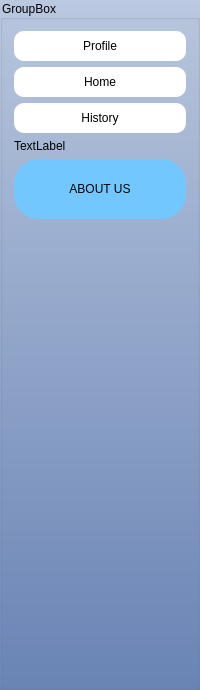
      <widget class="QGroupBox" name="groupBox">
       <property name="styleSheet">
        <string notr="true">QGroupBox
{
	background-color: qlineargradient(spread:pad, x1:0.5, y1:0, x2:0.5, y2:1, stop:0 rgba(186, 200, 224, 255), stop:1 rgba(106, 133, 182, 255));
}</string>
       </property>
       <property name="title">
        <string>GroupBox</string>
       </property>
       <layout class="QGridLayout" name="gridLayout">
        <item row="1" column="0">
         <spacer name="verticalSpacer_3">
          <property name="orientation">
           <enum>Qt::Orientation::Vertical</enum>
          </property>
          <property name="sizeHint" stdset="0">
           <size>
            <width>20</width>
            <height>457</height>
           </size>
          </property>
         </spacer>
        </item>
        <item row="0" column="0">
         <layout class="QGridLayout" name="gridLayout_3">
          <item row="2" column="0">
           <widget class="QPushButton" name="history">
            <property name="minimumSize">
             <size>
              <width>0</width>
              <height>30</height>
             </size>
            </property>
            <property name="styleSheet">
             <string notr="true">QPushButton{
border-radius:10px;
background-color:white;
color: rgb(0,0,0);
}</string>
            </property>
            <property name="text">
             <string>History</string>
            </property>
           </widget>
          </item>
          <item row="1" column="0">
           <widget class="QPushButton" name="home">
            <property name="minimumSize">
             <size>
              <width>0</width>
              <height>30</height>
             </size>
            </property>
            <property name="styleSheet">
             <string notr="true">QPushButton{
border-radius:10px;
background-color:white;
color: rgb(0,0,0);

}</string>
            </property>
            <property name="text">
             <string>Home</string>
            </property>
           </widget>
          </item>
          <item row="4" column="0">
           <widget class="QPushButton" name="settings">
            <property name="minimumSize">
             <size>
              <width>100</width>
              <height>60</height>
             </size>
            </property>
            <property name="styleSheet">
             <string notr="true">QPushButton{
font: 700 11pt &quot;Segoe UI&quot;;
border-radius:25px;
color:black;
background-color: rgb(115, 199, 255);
}</string>
            </property>
            <property name="text">
             <string>ABOUT US</string>
            </property>
           </widget>
          </item>
          <item row="0" column="0">
           <widget class="QPushButton" name="profile">
            <property name="minimumSize">
             <size>
              <width>0</width>
              <height>30</height>
             </size>
            </property>
            <property name="styleSheet">
             <string notr="true">QPushButton{
border-radius:10px;
background-color:white;
color: rgb(0,0,0);
}</string>
            </property>
            <property name="text">
             <string>Profile</string>
            </property>
           </widget>
          </item>
          <item row="3" column="0">
           <widget class="QLabel" name="HistoryWarning">
            <property name="styleSheet">
             <string notr="true">color: rgb(0,0,0);</string>
            </property>
            <property name="text">
             <string>TextLabel</string>
            </property>
           </widget>
          </item>
         </layout>
        </item>
       </layout>
      </widget>
